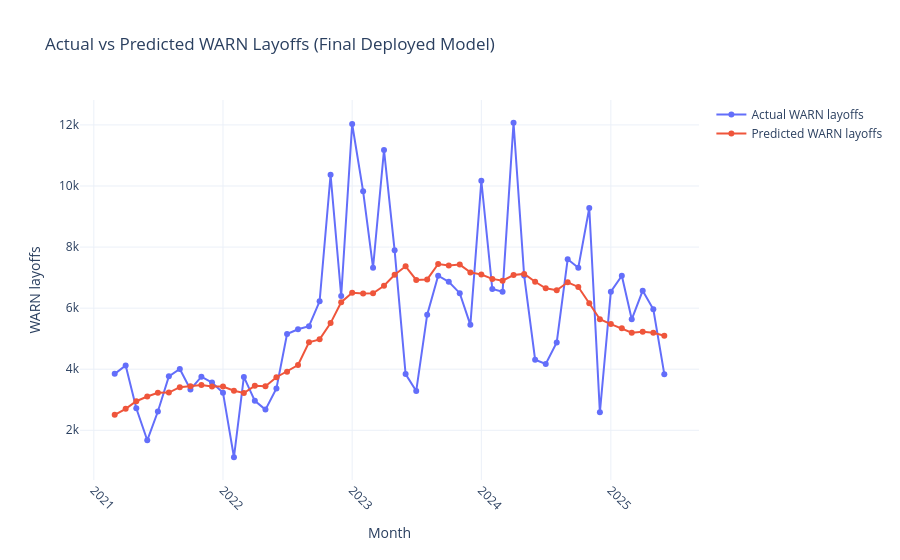

Here is the notebook cell this chart was saved with:
### Markdown cell above
Creating interactive plot using plotly

### Code cell
import plotly.graph_objects as go

fig = go.Figure()

fig.add_trace(go.Scatter(
    x=website_predictions["month"],
    y=website_predictions["warn_layoffs"],
    mode='lines+markers',
    name='Actual WARN layoffs'
))

fig.add_trace(go.Scatter(
    x=website_predictions["month"],
    y=website_predictions["pred_warn_layoffs"],
    mode='lines+markers',
    name='Predicted WARN layoffs'
))

fig.update_layout(
    title="Actual vs Predicted WARN Layoffs (Final Deployed Model)",
    xaxis_title="Month",
    yaxis_title="WARN layoffs",
    xaxis=dict(tickangle=45),
    template="plotly_white"
)

fig.show()
